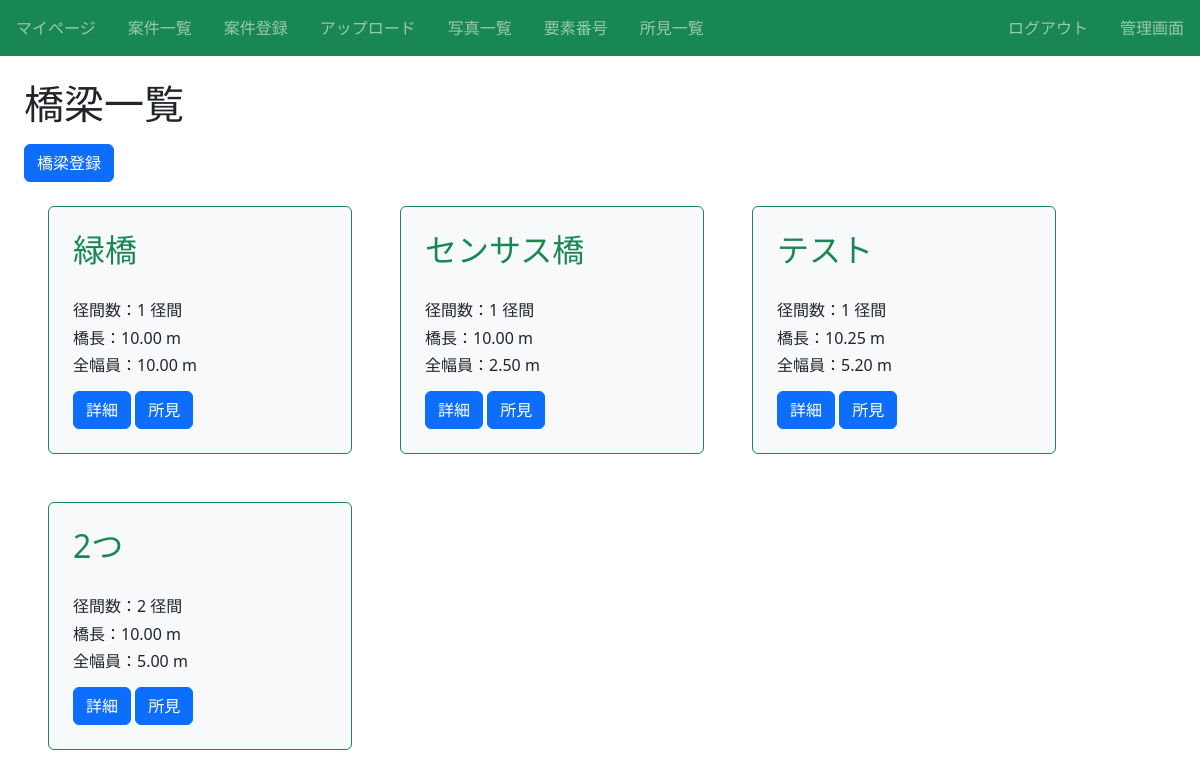
Page /article/4/infra/ (signed in) on the earlier database version.
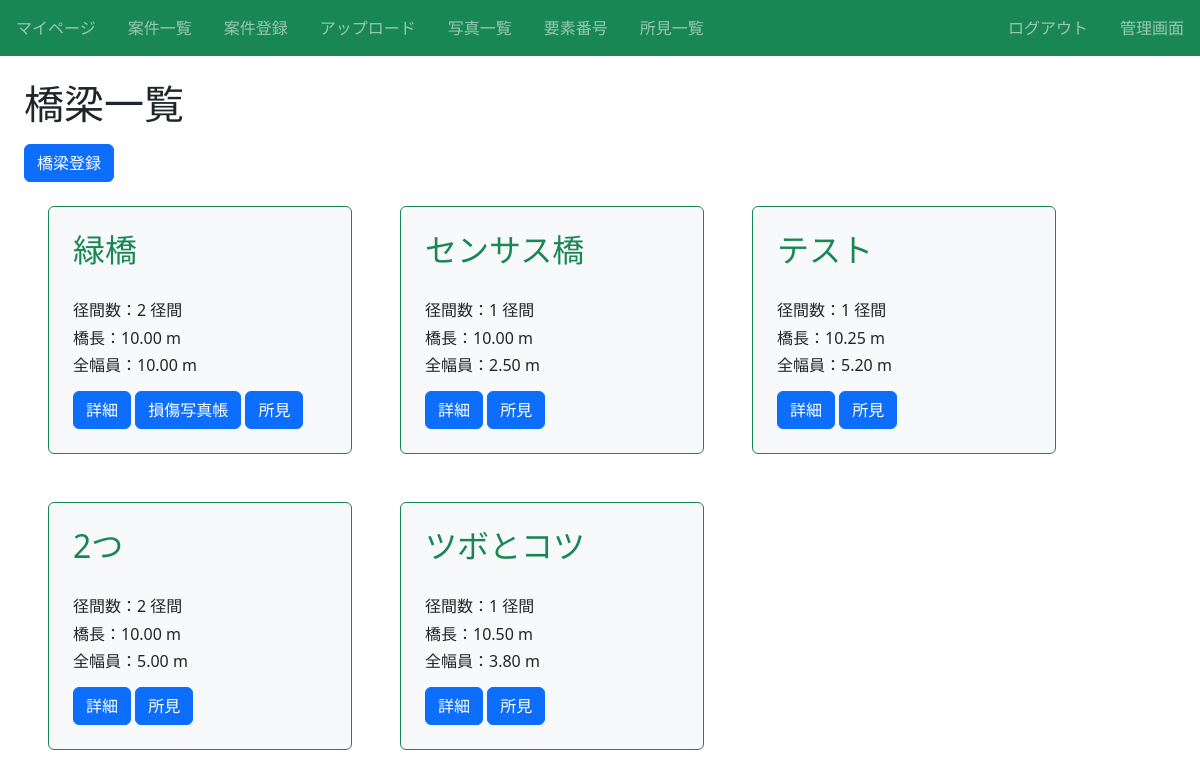
Same page on the later database version.
### infra/models.py (models this page shows, shortened)
class Infra(models.Model):
    title = models.CharField(max_length=100)# 橋名
    径間数 = models.IntegerField()# 径間数
    橋長 = models.DecimalField(max_digits=10, decimal_places=2)# 橋長(最大桁数10桁、小数点以下2桁)
    全幅員 = models.DecimalField(max_digits=10, decimal_places=2)# 全幅員(最大桁数10桁、小数点以下2桁)
    路線名 = models.CharField(max_length=50)# 路線名
    latitude = models.CharField(max_length=50, blank=True)# 緯度
    longitude = models.CharField(max_length=50, blank=True)# 経度
    橋梁コード = models.CharField(max_length=50, blank=True)# 橋梁コード
    活荷重 = models.ManyToManyField(LoadWeight)# 活荷重
    等級 = models.ManyToManyField(LoadGrade)# 等級
    適用示方書 = models.ManyToManyField(Rulebook)# 適用示方書
    上部構造形式 = models.CharField(max_length=100)# 上部構造形式
    下部構造形式 = models.CharField(max_length=100)# 下部構造形式
    基礎構造形式 = models.CharField(max_length=100)# 基礎構造形式
    近接方法 = models.ManyToManyField(Approach)# 近接方法
    交通規制 = models.ManyToManyField(Regulation)# 交通規制
    第三者点検 = models.ManyToManyField(Thirdparty)# 第三者点検の有無
    海岸線との距離 = models.CharField(max_length=100)# 海岸線の距離
    路下条件 = models.ManyToManyField(UnderCondition)# 路下条件
    特記事項 = models.CharField(max_length=100, blank=True)# 特記事項
    カテゴリー = models.CharField(max_length=100, choices = CATEGORY)# カテゴリー
    交通量 = models.CharField(max_length=10, blank=True)# 12時間交通量
    大型車混入率 = models.CharField(max_length=10, blank=True)# 大型車混入率
    article = models.ForeignKey(Article, on_delete=models.CASCADE)

class Table(models.Model):
    infra = models.ForeignKey(Infra, verbose_name="橋梁名", on_delete=models.CASCADE)
    dxf = models.FileField(verbose_name="dxfファイル", upload_to="infra/table/dxf/")

### infra/views.py (the view)
# urls.py: path('article/<int:pk>/infra/', views.ListInfraView.as_view(), name='list-infra'),# 対象の一覧
class ListInfraView(LoginRequiredMixin, ListView):
    template_name = 'infra/infra_list.html'
    model = Infra # 使用するモデル「infra」
    def get_queryset(self, **kwargs):
        queryset = super().get_queryset(**kwargs)
        queryset = queryset.filter(article = self.kwargs["pk"])
        return queryset
    def get_context_data(self, **kwargs):
        kwargs["article_id"] = self.kwargs["pk"]
        return super().get_context_data(**kwargs)

### infra/templates/infra/infra_list.html (shortened to what this page needs)
{% extends "base.html" %}
{% block h1 %}橋梁一覧{% endblock %}
{% block content %}
<div class="mt-3">
  <a href="{% url 'create-infra' pk=article_id %}" class="btn btn-primary">橋梁登録</a>
</div>
<div class="d-flex flex-wrap">
    {% for item in object_list %}
    <div class="p-4 m-4 bg-light border border-success rounded" style="width: 19rem;">
        <h2 class="text-success">{{ item.title }}</h2><br>
        <h6 class="card-text">径間数：{{ item.径間数 }} 径間</h6>
        <h6 class="card-text">橋長：{{ item.橋長 }} m</h6>
        <h6 class="card-text">全幅員：{{ item.全幅員 }} m</h6>
        <div class="mt-3">
            <a href="{% url 'detail-infra' item.pk %}" class="btn btn-primary">詳細</a>
            {% for table in item.table_set.all %}
            <a href="{% url 'bridge_table' table.id %}" class="btn btn-primary">損傷写真帳</a>
            {% endfor %}
            <a href="{% url 'detail-infra' item.pk %}" class="btn btn-primary">所見</a>
        </div>
    </div>
    {% endfor %}
</div>
{% endblock content %}

### templates/base.html (shortened to what this page needs)
{% load static %}
<!doctype html>
<html lang="ja">
  <head>
    <link href="https://cdn.jsdelivr.net/npm/bootstrap@5.3.0/dist/css/bootstrap.min.css" rel="stylesheet">
    <link rel="stylesheet" type="text/css" href="{% static 'infra/css/style.css' %}">
    <link href="https://cdn.datatables.net/2.0.3/css/dataTables.dataTables.css" rel="stylesheet"/>
    <link href="https://cdn.datatables.net/fixedcolumns/5.0.0/css/fixedColumns.dataTables.css" rel="stylesheet"/>
    <link href="https://cdn.datatables.net/rowreorder/1.5.0/css/rowReorder.dataTables.css" rel="stylesheet"/>
  </head>
  <body>
    <nav class="navbar navbar-dark bg-success sticky-top">
      <div class="navbar-nav d-flex flex-row">
        {% if user.is_authenticated %}
        <a class="nav-link mx-3" href="{% url 'accounts:my_page' user.pk %}">マイページ</a>
        {% endif %}
        <a class="nav-link mx-3" href="{% url 'list-article' %}">案件一覧</a>
        <a class="nav-link mx-3" href="{% url 'create-article' %}">案件登録</a>
        <a class="nav-link mx-3" href="{% url 'file_upload' %}">アップロード</a>
        <a class="nav-link mx-3" href="{% url 'image_list' %}">写真一覧</a>
        <a class="nav-link mx-3" href="{% url 'number' %}">要素番号</a>
        <a class="nav-link mx-3" href="{% url 'opinion' %}">所見一覧</a>
      </div>
      <div class="navbar-nav d-flex flex-row">
      {% if request.user.is_authenticated %}
        <a class="nav-link mx-3" href="{% url 'accounts:logout' %}">ログアウト</a>
        {% if user.is_superuser %}
        <a class="nav-link mx-3" href="/admin/">管理画面</a>
        {% endif %}
      {% else %}
          <a class="nav-link mx-3" href="{% url 'accounts:login' %}">ログイン</a>
          <a class="nav-link mx-3" href="{% url 'accounts:signup' %}">会員登録</a>
        {% endif %}
      </div>
    </nav>
    <div class='p-4'>
    <h1>{% block h1 %}{% endblock %}</h1>
    {% block content %}{% endblock content %}
    </div>
  </body>
</html>

### infra/static/infra/css/style.css (style rules this page uses)
a { text-decoration: none; }

Differences in the rows shown:
changed Infra "緑橋": 径間数 "1" → "2"
added Infra: title "ツボとコツ", 径間数 "1", 橋長 "10.50", 全幅員 "3.80"
